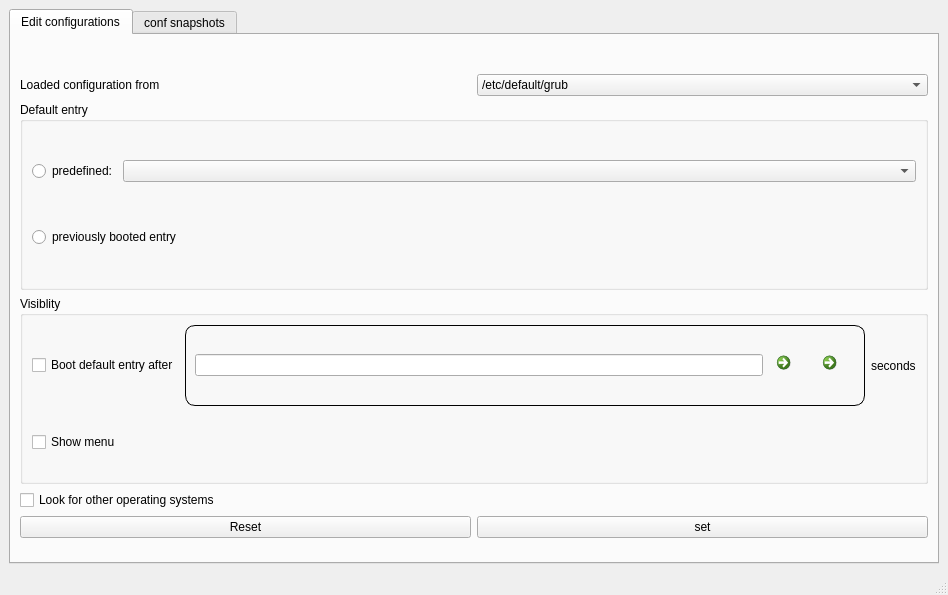
<?xml version="1.0" encoding="UTF-8"?>
<ui version="4.0">
 <class>MainWindow</class>
 <widget class="QMainWindow" name="MainWindow">
  <property name="geometry">
   <rect>
    <x>0</x>
    <y>0</y>
    <width>948</width>
    <height>595</height>
   </rect>
  </property>
  <property name="minimumSize">
   <size>
    <width>700</width>
    <height>0</height>
   </size>
  </property>
  <property name="windowTitle">
   <string>Grub Editor</string>
  </property>
  <widget class="QWidget" name="centralwidget">
   <layout class="QVBoxLayout" name="verticalLayout_2">
    <property name="spacing">
     <number>0</number>
    </property>
    <item>
     <widget class="QTabWidget" name="tabWidget">
      <property name="currentIndex">
       <number>0</number>
      </property>
      <widget class="QWidget" name="edit_configurations">
       <attribute name="title">
        <string>Edit configurations</string>
       </attribute>
       <layout class="QGridLayout" name="gridLayout">
        <item row="0" column="0">
         <layout class="QVBoxLayout" name="verticalLayout">
          <property name="topMargin">
           <number>0</number>
          </property>
          <item>
           <layout class="QHBoxLayout" name="horizontalLayout_6">
            <property name="topMargin">
             <number>30</number>
            </property>
            <item>
             <widget class="QLabel" name="label">
              <property name="text">
               <string>Loaded configuration from</string>
              </property>
             </widget>
            </item>
            <item>
             <widget class="QComboBox" name="comboBox_configurations">
              <item>
               <property name="text">
                <string>/etc/default/grub</string>
               </property>
              </item>
             </widget>
            </item>
           </layout>
          </item>
          <item>
           <layout class="QGridLayout" name="gridLayout_5">
            <property name="topMargin">
             <number>0</number>
            </property>
            <property name="bottomMargin">
             <number>0</number>
            </property>
            <item row="3" column="0">
             <widget class="QCheckBox" name="checkBox_look_for_other_os">
              <property name="text">
               <string>Look for other operating systems</string>
              </property>
             </widget>
            </item>
            <item row="2" column="0">
             <widget class="QGroupBox" name="groupBox">
              <property name="title">
               <string>Visiblity</string>
              </property>
              <layout class="QGridLayout" name="gridLayout_4">
               <item row="1" column="0">
                <layout class="QHBoxLayout" name="horizontalLayout_2">
                 <property name="bottomMargin">
                  <number>20</number>
                 </property>
                 <item>
                  <widget class="QCheckBox" name="checkBox_show_menu">
                   <property name="text">
                    <string>Show menu</string>
                   </property>
                  </widget>
                 </item>
                </layout>
               </item>
               <item row="0" column="0">
                <layout class="QHBoxLayout" name="horizontalLayout">
                 <property name="leftMargin">
                  <number>0</number>
                 </property>
                 <property name="bottomMargin">
                  <number>20</number>
                 </property>
                 <item>
                  <widget class="QCheckBox" name="checkBox_boot_default_entry_after">
                   <property name="text">
                    <string>Boot default entry after</string>
                   </property>
                  </widget>
                 </item>
                 <item>
                  <widget class="QFrame" name="frame_default_entry">
                   <property name="minimumSize">
                    <size>
                     <width>200</width>
                     <height>0</height>
                    </size>
                   </property>
                   <property name="styleSheet">
                    <string notr="true">.QFrame{border:1px solid #010101;
                                                 border-radius: 10px 10px 10px 10px;}</string>
                   </property>
                   <property name="frameShape">
                    <enum>QFrame::StyledPanel</enum>
                   </property>
                   <property name="frameShadow">
                    <enum>QFrame::Raised</enum>
                   </property>
                   <layout class="QGridLayout" name="gridLayout_3">
                    <property name="topMargin">
                     <number>0</number>
                    </property>
                    <property name="bottomMargin">
                     <number>0</number>
                    </property>
                    <item row="0" column="0">
                     <layout class="QHBoxLayout" name="horizontalLayout_4">
                      <item>
                       <widget class="QLineEdit" name="ledit_grub_timeout"/>
                      </item>
                      <item>
                       <widget class="QCommandLinkButton" name="btn_add">
                        <property name="minimumSize">
                         <size>
                          <width>40</width>
                          <height>0</height>
                         </size>
                        </property>
                        <property name="maximumSize">
                         <size>
                          <width>40</width>
                          <height>40</height>
                         </size>
                        </property>
                        <property name="text">
                         <string/>
                        </property>
                        <property name="icon">
                         <iconset theme="list-add.png">
                          <normaloff>.</normaloff>.</iconset>
                        </property>
                        <property name="iconSize">
                         <size>
                          <width>20</width>
                          <height>20</height>
                         </size>
                        </property>
                       </widget>
                      </item>
                      <item>
                       <widget class="QCommandLinkButton" name="btn_substract">
                        <property name="sizePolicy">
                         <sizepolicy hsizetype="Minimum" vsizetype="Minimum">
                          <horstretch>0</horstretch>
                          <verstretch>0</verstretch>
                         </sizepolicy>
                        </property>
                        <property name="maximumSize">
                         <size>
                          <width>40</width>
                          <height>40</height>
                         </size>
                        </property>
                        <property name="text">
                         <string/>
                        </property>
                        <property name="icon">
                         <iconset theme="list-remove.png">
                          <normaloff>.</normaloff>.</iconset>
                        </property>
                       </widget>
                      </item>
                     </layout>
                    </item>
                   </layout>
                  </widget>
                 </item>
                 <item>
                  <widget class="QLabel" name="label_2">
                   <property name="text">
                    <string>seconds</string>
                   </property>
                  </widget>
                 </item>
                </layout>
               </item>
              </layout>
             </widget>
            </item>
            <item row="0" column="0">
             <widget class="QGroupBox" name="groupBox_2">
              <property name="title">
               <string>Default entry</string>
              </property>
              <layout class="QGridLayout" name="gridLayout_6">
               <item row="0" column="0">
                <layout class="QHBoxLayout" name="horizontalLayout_3">
                 <property name="leftMargin">
                  <number>0</number>
                 </property>
                 <property name="bottomMargin">
                  <number>10</number>
                 </property>
                 <item>
                  <widget class="QRadioButton" name="predefined">
                   <property name="text">
                    <string>predefined:</string>
                   </property>
                  </widget>
                 </item>
                 <item>
                  <widget class="QComboBox" name="comboBox_grub_default">
                   <property name="sizePolicy">
                    <sizepolicy hsizetype="Preferred" vsizetype="Fixed">
                     <horstretch>1</horstretch>
                     <verstretch>0</verstretch>
                    </sizepolicy>
                   </property>
                  </widget>
                 </item>
                </layout>
               </item>
               <item row="1" column="0">
                <widget class="QRadioButton" name="previously_booted_entry">
                 <property name="text">
                  <string>previously booted entry</string>
                 </property>
                </widget>
               </item>
              </layout>
             </widget>
            </item>
            <item row="5" column="0">
             <layout class="QHBoxLayout" name="horizontalLayout_9">
              <property name="bottomMargin">
               <number>15</number>
              </property>
              <item>
               <widget class="QPushButton" name="btn_reset">
                <property name="text">
                 <string>Reset</string>
                </property>
               </widget>
              </item>
              <item>
               <widget class="QPushButton" name="btn_set">
                <property name="text">
                 <string>set</string>
                </property>
               </widget>
              </item>
             </layout>
            </item>
           </layout>
          </item>
         </layout>
        </item>
       </layout>
      </widget>
      <widget class="QWidget" name="conf_snapshots">
       <attribute name="title">
        <string>conf snapshots</string>
       </attribute>
       <layout class="QGridLayout" name="gridLayout_2">
        <item row="2" column="0">
         <widget class="QPushButton" name="btn_create_snapshot">
          <property name="text">
           <string>create a snapshot now</string>
          </property>
         </widget>
        </item>
        <item row="1" column="0">
         <widget class="QLabel" name="lbl_no_snapshots">
          <property name="text">
           <string>Looks like you dont have any snapshots .Snapshots are backups of /etc/default/grub .Snapshots can help you when you mess up some configuration in /etc/default/grub . These snapshots are stored inside ~/.grub-editor/snapshots/</string>
          </property>
          <property name="wordWrap">
           <bool>true</bool>
          </property>
         </widget>
        </item>
        <item row="3" column="0">
         <widget class="QScrollArea" name="scrollArea">
          <property name="horizontalScrollBarPolicy">
           <enum>Qt::ScrollBarAlwaysOff</enum>
          </property>
          <property name="sizeAdjustPolicy">
           <enum>QAbstractScrollArea::AdjustToContents</enum>
          </property>
          <property name="widgetResizable">
           <bool>true</bool>
          </property>
          <widget class="QWidget" name="scrollAreaWidgetContents">
           <property name="geometry">
            <rect>
             <x>0</x>
             <y>0</y>
             <width>96</width>
             <height>55</height>
            </rect>
           </property>
           <layout class="QGridLayout" name="gridLayout_8">
            <item row="0" column="0">
             <layout class="QVBoxLayout" name="VLayout_snapshot_parent">
              <property name="topMargin">
               <number>40</number>
              </property>
              <item>
               <layout class="QVBoxLayout" name="VLayout_snapshot"/>
              </item>
             </layout>
            </item>
           </layout>
          </widget>
         </widget>
        </item>
       </layout>
      </widget>
     </widget>
    </item>
   </layout>
  </widget>
  <widget class="QMenuBar" name="menubar">
   <property name="geometry">
    <rect>
     <x>0</x>
     <y>0</y>
     <width>948</width>
     <height>32</height>
    </rect>
   </property>
  </widget>
  <widget class="QStatusBar" name="statusbar"/>
 </widget>
 <resources/>
 <connections/>
</ui>
